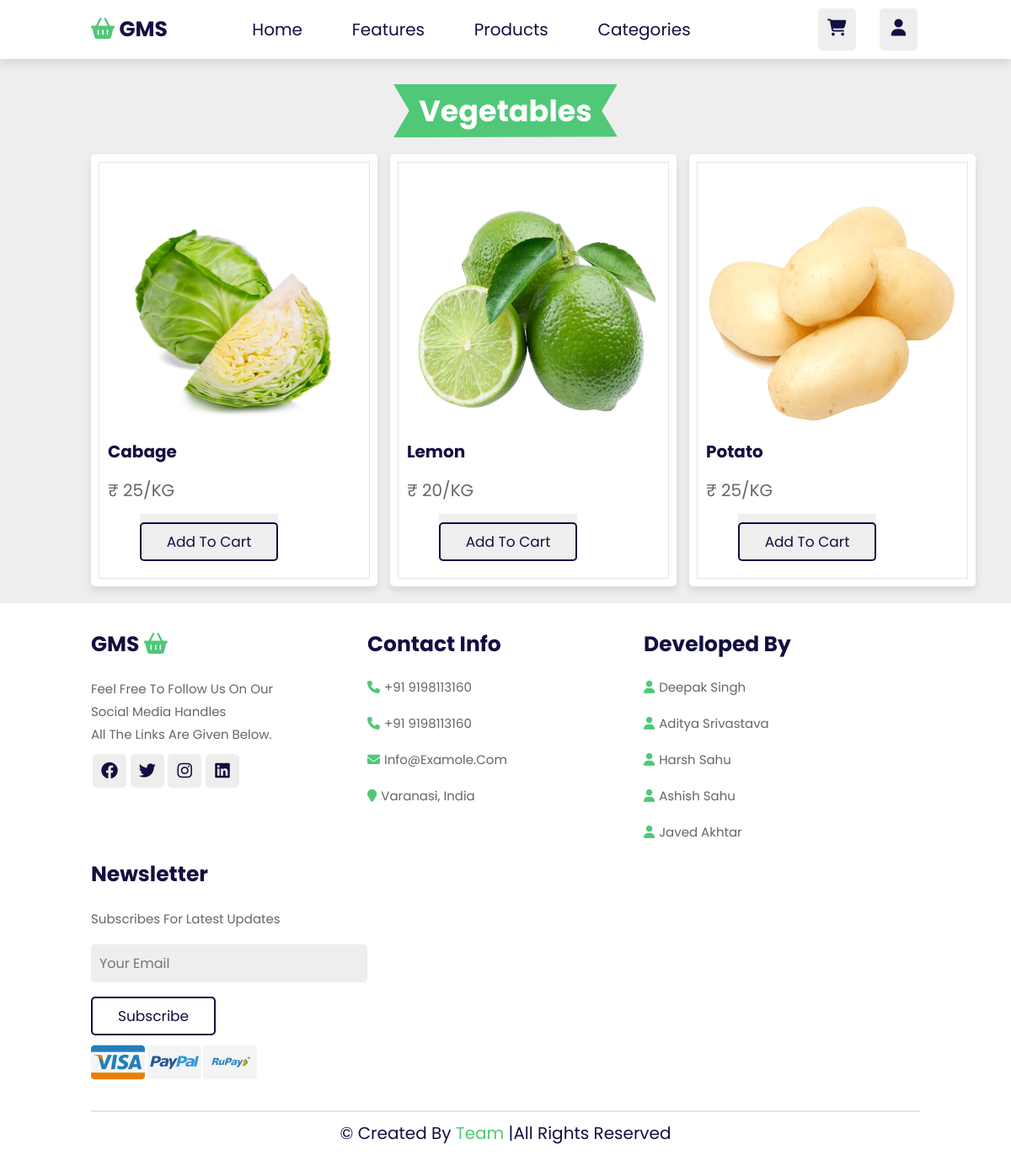
The app's page /vegetable.php with its own data.
### tables this page shows
CREATE TABLE `items` (
  `ItemID` int(10) NOT NULL,
  `Name` varchar(20) NOT NULL,
  `Price` int(5) NOT NULL,
  `Quantity` int(5) NOT NULL,
  `Expiry_Date` varchar(10) NOT NULL,
  `Mfg_Date` varchar(10) NOT NULL,
  `Image` varchar(100) NOT NULL,
  `Category` varchar(20) NOT NULL
);

### vegetable.php (the view, shortened to what this page needs)
<!DOCTYPE html>
<html lang="en">
<head>
    <link rel="stylesheet" href="https://cdnjs.cloudflare.com/ajax/libs/font-awesome/6.4.0/css/all.min.css" />
    <link rel="stylesheet" href="style.css">
</head>
<body>
    <div class="nav1">
        <?php
        include "./header.php";
        include "./connect.php";
        ?>
    </div>
    <section class="vegetables" id="vegetables">
        <h1 class="heading"><span>vegetables</span></h1>
        <div class="box-container">
            <?php
            $select_products = mysqli_query($conn, "SELECT * FROM `items` where Category='Vegetables'") or die('query failed');
            if (mysqli_num_rows($select_products) > 0) {
                while ($fetch_products = mysqli_fetch_assoc($select_products)) {
            ?>
             <form action="" method="get">
                    <div class="box">
                        <img src="uploaded_img/<?php echo $fetch_products['Image']; ?>" alt="" style="width: 30rem; padding-top: 2.5rem" />
                        <h3><?php echo $fetch_products['Name']; ?></h3>
                        <p>₹ <?php echo $fetch_products['Price']; ?>/KG</p>
                       <?php $itemid = $fetch_products['ItemID'];?>
                        <div class="btn-container">
                            <button type="submit" name="cart"><a href="./cart.php?itemid=<?php echo $itemid ?>" class="btn" onclick="addToCart(<?php echo $fetch_products['ItemID']; ?>)">Add to cart</a></button>
                        </div>
                    </div>
                    </form>
            <?php
                }
            } else {
                echo '<p class="heading">no products added yet!</p>';
            }
            ?>
        </div>
    </section>
    <?php
    include "./footer.php";
    ?>
</body>
</html>

### style.css (style rules this page uses)
:root { --green: #50C878; --black: #130f40; --red: #dc3545; --lavender:lavender; --white:white; --light-color: #666; --box-shadow: 0 0.5rem 1rem rgba(0, 0, 0, 0.1); --border: 0.2rem solid rgba(0, 0, 0, 0.1); --outline: 0.1rem solid rgba(0, 0, 0, 0.1); --outline-hover: 0.2rem solid var(--black); }
* { font-family: "Poppins", sans-serif; margin: 0; padding: 0; box-sizing: border-box; outline: none; border: none; text-decoration: none; text-transform: capitalize; transition: all 0.2s linear; }
html { font-size: 62.5%; overflow-x: hidden; scroll-behavior: smooth; scroll-padding-top: 7rem; }
body { background: #eee; }
section { padding: 2rem 9%; }
.heading { text-align: center; padding: 2rem 0; padding-top: 3rem; font-size: 3.5rem; color: var(--black); }
.heading span { background: var(--green); color: #fff; display: inline-block; padding: .5rem 3rem; clip-path: polygon(100% 0, 93% 50%, 100% 99%, 0% 100%, 7% 50%, 0% 0%); }
.btn { margin-top: 1rem; display: inline-block; padding: 0.8rem 3rem; font-size: 1.7rem; border-radius: 0.5rem; border: 0.2rem solid var(--black); color: var(--black); cursor: pointer; background: none; }
.vegetables .box-container { display: grid; grid-template-columns: 1fr 1fr 1fr; gap: 1.5rem; }
.vegetables .box-container .box { padding: 3rem 2rem; border-radius: .5rem; background: #fff; box-shadow: var(--box-shadow); outline: var(--outline); outline-offset: -1rem; }
.vegetables .box-container .box img { height: 30rem; }
.vegetables .box-container .box h3 { font-size: 2rem; color: var(--black); line-height: 1.8; }
.vegetables .box-container .box p { font-size: 2.0rem; color: var(--light-color); line-height: 1.8; padding: 1rem 0; }
.btn-container { width: 80%; display: flex; justify-content: space-evenly; }

### vegetable.php (style rules this page uses)
.nav1 { position: relative; z-index: 1; margin-bottom: 50px; }

### records on screen
items: Image (picture), Name "Cabage", Price "25"
items: Image (picture), Name "Lemon", Price "20"
items: Image (picture), Name "Potato", Price "25"
